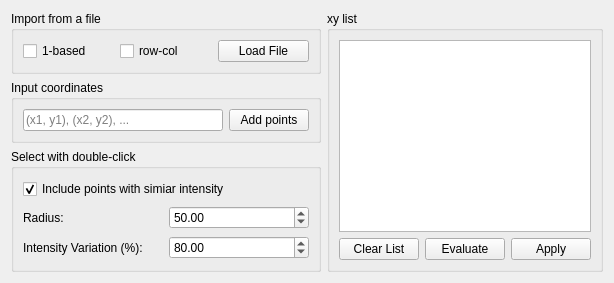
             <widget class="QWidget" name="tab_3">
              <attribute name="title">
               <string>Manual</string>
              </attribute>
              <layout class="QGridLayout" name="gridLayout_5">
               <item row="0" column="0">
                <widget class="QGroupBox" name="groupBox_12">
                 <property name="sizePolicy">
                  <sizepolicy hsizetype="Preferred" vsizetype="Fixed">
                   <horstretch>0</horstretch>
                   <verstretch>0</verstretch>
                  </sizepolicy>
                 </property>
                 <property name="title">
                  <string>Import from a file</string>
                 </property>
                 <layout class="QGridLayout" name="gridLayout_18">
                  <item row="0" column="0">
                   <widget class="QCheckBox" name="mask_list_1based">
                    <property name="text">
                     <string>1-based</string>
                    </property>
                   </widget>
                  </item>
                  <item row="0" column="1">
                   <widget class="QCheckBox" name="mask_list_rowcol">
                    <property name="text">
                     <string>row-col</string>
                    </property>
                   </widget>
                  </item>
                  <item row="0" column="2">
                   <widget class="QPushButton" name="btn_mask_list_load">
                    <property name="text">
                     <string>Load File</string>
                    </property>
                   </widget>
                  </item>
                 </layout>
                </widget>
               </item>
               <item row="0" column="1" rowspan="3">
                <widget class="QGroupBox" name="groupBox_11">
                 <property name="sizePolicy">
                  <sizepolicy hsizetype="Preferred" vsizetype="Preferred">
                   <horstretch>0</horstretch>
                   <verstretch>0</verstretch>
                  </sizepolicy>
                 </property>
                 <property name="title">
                  <string>xy list</string>
                 </property>
                 <layout class="QGridLayout" name="gridLayout_22">
                  <item row="0" column="0" colspan="3">
                   <widget class="QListWidget" name="mask_list_xylist">
                    <property name="sizePolicy">
                     <sizepolicy hsizetype="Expanding" vsizetype="Preferred">
                      <horstretch>0</horstretch>
                      <verstretch>0</verstretch>
                     </sizepolicy>
                    </property>
                    <property name="maximumSize">
                     <size>
                      <width>500</width>
                      <height>16777215</height>
                     </size>
                    </property>
                   </widget>
                  </item>
                  <item row="1" column="0">
                   <widget class="QPushButton" name="btn_mask_list_clear">
                    <property name="sizePolicy">
                     <sizepolicy hsizetype="Fixed" vsizetype="Fixed">
                      <horstretch>0</horstretch>
                      <verstretch>0</verstretch>
                     </sizepolicy>
                    </property>
                    <property name="text">
                     <string>Clear List</string>
                    </property>
                   </widget>
                  </item>
                  <item row="1" column="1">
                   <widget class="QPushButton" name="btn_mask_list_evaluate">
                    <property name="sizePolicy">
                     <sizepolicy hsizetype="Fixed" vsizetype="Fixed">
                      <horstretch>0</horstretch>
                      <verstretch>0</verstretch>
                     </sizepolicy>
                    </property>
                    <property name="text">
                     <string>Evaluate</string>
                    </property>
                   </widget>
                  </item>
                  <item row="1" column="2">
                   <widget class="QPushButton" name="btn_mask_list_apply">
                    <property name="sizePolicy">
                     <sizepolicy hsizetype="Fixed" vsizetype="Fixed">
                      <horstretch>0</horstretch>
                      <verstretch>0</verstretch>
                     </sizepolicy>
                    </property>
                    <property name="text">
                     <string>Apply</string>
                    </property>
                   </widget>
                  </item>
                 </layout>
                </widget>
               </item>
               <item row="1" column="0">
                <widget class="QGroupBox" name="groupBox_13">
                 <property name="sizePolicy">
                  <sizepolicy hsizetype="Preferred" vsizetype="Fixed">
                   <horstretch>0</horstretch>
                   <verstretch>0</verstretch>
                  </sizepolicy>
                 </property>
                 <property name="title">
                  <string>Input coordinates</string>
                 </property>
                 <layout class="QGridLayout" name="gridLayout_19">
                  <item row="0" column="1">
                   <widget class="QPushButton" name="btn_mask_list_add">
                    <property name="sizePolicy">
                     <sizepolicy hsizetype="Fixed" vsizetype="Fixed">
                      <horstretch>0</horstretch>
                      <verstretch>0</verstretch>
                     </sizepolicy>
                    </property>
                    <property name="text">
                     <string>Add points</string>
                    </property>
                   </widget>
                  </item>
                  <item row="0" column="0">
                   <widget class="QLineEdit" name="mask_list_input">
                    <property name="sizePolicy">
                     <sizepolicy hsizetype="Preferred" vsizetype="Fixed">
                      <horstretch>0</horstretch>
                      <verstretch>0</verstretch>
                     </sizepolicy>
                    </property>
                    <property name="minimumSize">
                     <size>
                      <width>200</width>
                      <height>0</height>
                     </size>
                    </property>
                    <property name="text">
                     <string/>
                    </property>
                    <property name="placeholderText">
                     <string>(x1, y1), (x2, y2), ...</string>
                    </property>
                   </widget>
                  </item>
                 </layout>
                </widget>
               </item>
               <item row="2" column="0">
                <widget class="QGroupBox" name="groupBox_14">
                 <property name="sizePolicy">
                  <sizepolicy hsizetype="Preferred" vsizetype="Minimum">
                   <horstretch>0</horstretch>
                   <verstretch>0</verstretch>
                  </sizepolicy>
                 </property>
                 <property name="title">
                  <string>Select with double-click</string>
                 </property>
                 <layout class="QGridLayout" name="gridLayout_27">
                  <item row="0" column="1" colspan="2">
                   <widget class="QCheckBox" name="mask_list_include">
                    <property name="text">
                     <string>Include points with simiar intensity</string>
                    </property>
                    <property name="checked">
                     <bool>true</bool>
                    </property>
                   </widget>
                  </item>
                  <item row="2" column="1">
                   <widget class="QLabel" name="label_24">
                    <property name="text">
                     <string>Intensity Variation (%):</string>
                    </property>
                   </widget>
                  </item>
                  <item row="2" column="2">
                   <widget class="QDoubleSpinBox" name="mask_list_variation">
                    <property name="minimum">
                     <double>1.000000000000000</double>
                    </property>
                    <property name="value">
                     <double>80.000000000000000</double>
                    </property>
                   </widget>
                  </item>
                  <item row="1" column="2">
                   <widget class="QDoubleSpinBox" name="mask_list_radius">
                    <property name="minimum">
                     <double>10.000000000000000</double>
                    </property>
                    <property name="maximum">
                     <double>1000.000000000000000</double>
                    </property>
                    <property name="value">
                     <double>50.000000000000000</double>
                    </property>
                   </widget>
                  </item>
                  <item row="1" column="1">
                   <widget class="QLabel" name="label_19">
                    <property name="text">
                     <string>Radius:</string>
                    </property>
                   </widget>
                  </item>
                 </layout>
                </widget>
               </item>
              </layout>
             </widget>
